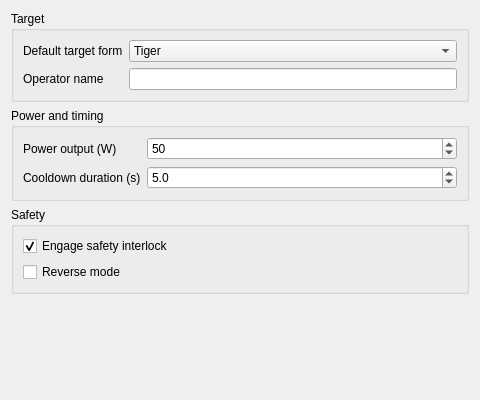
<?xml version="1.0" encoding="UTF-8"?>
<!--
    SPDX-License-Identifier: CC0-1.0
    SPDX-FileNotice: Part of the Addon Academy "Preferences Page" demo.
-->
<ui version="4.0">
 <class>Gui::Dialog::DlgSettingsTransmogrifier</class>
 <widget class="QWidget" name="Gui::Dialog::DlgSettingsTransmogrifier">
  <property name="geometry">
   <rect>
    <x>0</x>
    <y>0</y>
    <width>480</width>
    <height>400</height>
   </rect>
  </property>
  <property name="windowTitle">
   <string>General settings</string>
  </property>
  <layout class="QVBoxLayout" name="mainLayout">

   <item>
    <widget class="QGroupBox" name="targetGroup">
     <property name="title">
      <string>Target</string>
     </property>
     <layout class="QFormLayout" name="targetLayout">
      <item row="0" column="0">
       <widget class="QLabel" name="labelTargetForm">
        <property name="text">
         <string>Default target form</string>
        </property>
       </widget>
      </item>
      <item row="0" column="1">
       <widget class="Gui::PrefComboBox" name="targetForm">
        <property name="prefEntry" stdset="0">
         <cstring>DefaultTargetForm</cstring>
        </property>
        <property name="prefPath" stdset="0">
         <cstring>Mod/Transmogrifier</cstring>
        </property>
        <item><property name="text"><string>Tiger</string></property></item>
        <item><property name="text"><string>Dinosaur</string></property></item>
        <item><property name="text"><string>Worm</string></property></item>
        <item><property name="text"><string>Owl</string></property></item>
        <item><property name="text"><string>Octopus</string></property></item>
        <item><property name="text"><string>Robot</string></property></item>
        <item><property name="text"><string>Susie Derkins</string></property></item>
       </widget>
      </item>
      <item row="1" column="0">
       <widget class="QLabel" name="labelOperator">
        <property name="text">
         <string>Operator name</string>
        </property>
       </widget>
      </item>
      <item row="1" column="1">
       <widget class="Gui::PrefLineEdit" name="operatorName">
        <property name="prefEntry" stdset="0">
         <cstring>OperatorName</cstring>
        </property>
        <property name="prefPath" stdset="0">
         <cstring>Mod/Transmogrifier</cstring>
        </property>
       </widget>
      </item>
     </layout>
    </widget>
   </item>

   <item>
    <widget class="QGroupBox" name="powerGroup">
     <property name="title">
      <string>Power and timing</string>
     </property>
     <layout class="QFormLayout" name="powerLayout">
      <item row="0" column="0">
       <widget class="QLabel" name="labelPower">
        <property name="text">
         <string>Power output (W)</string>
        </property>
       </widget>
      </item>
      <item row="0" column="1">
       <widget class="Gui::PrefSpinBox" name="powerOutput">
        <property name="minimum"><number>1</number></property>
        <property name="maximum"><number>100</number></property>
        <property name="value"><number>50</number></property>
        <property name="prefEntry" stdset="0">
         <cstring>PowerOutput</cstring>
        </property>
        <property name="prefPath" stdset="0">
         <cstring>Mod/Transmogrifier</cstring>
        </property>
       </widget>
      </item>
      <item row="1" column="0">
       <widget class="QLabel" name="labelCooldown">
        <property name="text">
         <string>Cooldown duration (s)</string>
        </property>
       </widget>
      </item>
      <item row="1" column="1">
       <widget class="Gui::PrefDoubleSpinBox" name="cooldownDuration">
        <property name="decimals"><number>1</number></property>
        <property name="minimum"><double>0.0</double></property>
        <property name="maximum"><double>3600.0</double></property>
        <property name="value"><double>5.0</double></property>
        <property name="prefEntry" stdset="0">
         <cstring>CooldownDuration</cstring>
        </property>
        <property name="prefPath" stdset="0">
         <cstring>Mod/Transmogrifier</cstring>
        </property>
       </widget>
      </item>
     </layout>
    </widget>
   </item>

   <item>
    <widget class="QGroupBox" name="safetyGroup">
     <property name="title">
      <string>Safety</string>
     </property>
     <layout class="QVBoxLayout" name="safetyLayout">
      <item>
       <widget class="Gui::PrefCheckBox" name="safetyInterlock">
        <property name="text">
         <string>Engage safety interlock</string>
        </property>
        <property name="checked"><bool>true</bool></property>
        <property name="prefEntry" stdset="0">
         <cstring>SafetyInterlock</cstring>
        </property>
        <property name="prefPath" stdset="0">
         <cstring>Mod/Transmogrifier</cstring>
        </property>
       </widget>
      </item>
      <item>
       <widget class="Gui::PrefCheckBox" name="reverseMode">
        <property name="text">
         <string>Reverse mode</string>
        </property>
        <property name="prefEntry" stdset="0">
         <cstring>ReverseMode</cstring>
        </property>
        <property name="prefPath" stdset="0">
         <cstring>Mod/Transmogrifier</cstring>
        </property>
       </widget>
      </item>
     </layout>
    </widget>
   </item>

   <item>
    <spacer name="verticalSpacer">
     <property name="orientation"><enum>Qt::Vertical</enum></property>
     <property name="sizeHint" stdset="0">
      <size><width>20</width><height>40</height></size>
     </property>
    </spacer>
   </item>

  </layout>
 </widget>

 <customwidgets>
  <customwidget>
   <class>Gui::PrefComboBox</class>
   <extends>QComboBox</extends>
   <header>Gui/PrefWidgets.h</header>
  </customwidget>
  <customwidget>
   <class>Gui::PrefLineEdit</class>
   <extends>QLineEdit</extends>
   <header>Gui/PrefWidgets.h</header>
  </customwidget>
  <customwidget>
   <class>Gui::PrefSpinBox</class>
   <extends>QSpinBox</extends>
   <header>Gui/PrefWidgets.h</header>
  </customwidget>
  <customwidget>
   <class>Gui::PrefDoubleSpinBox</class>
   <extends>QDoubleSpinBox</extends>
   <header>Gui/PrefWidgets.h</header>
  </customwidget>
  <customwidget>
   <class>Gui::PrefCheckBox</class>
   <extends>QCheckBox</extends>
   <header>Gui/PrefWidgets.h</header>
  </customwidget>
 </customwidgets>

 <resources/>
 <connections/>
</ui>
